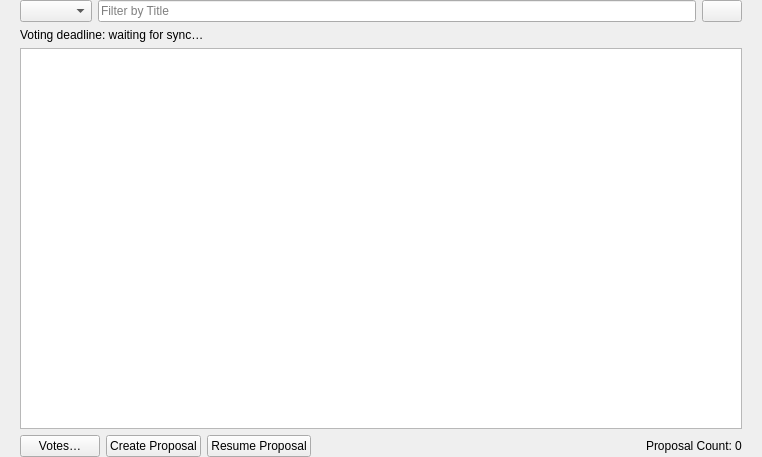
<?xml version="1.0" encoding="UTF-8"?>
<ui version="4.0">
 <class>ProposalList</class>
 <widget class="QWidget" name="ProposalList">
  <property name="geometry">
   <rect>
    <x>0</x>
    <y>0</y>
    <width>762</width>
    <height>457</height>
   </rect>
  </property>
  <property name="windowTitle">
   <string>Form</string>
  </property>
  <layout class="QVBoxLayout" name="topLayout">
   <property name="leftMargin">
    <number>20</number>
   </property>
   <property name="topMargin">
    <number>0</number>
   </property>
   <property name="rightMargin">
    <number>20</number>
   </property>
   <property name="bottomMargin">
    <number>0</number>
   </property>
   <item>
    <layout class="QVBoxLayout" name="verticalLayout">
     <property name="bottomMargin">
      <number>0</number>
     </property>
     <item>
      <layout class="QHBoxLayout" name="horizontalLayout_top">
       <property name="bottomMargin">
        <number>0</number>
       </property>
       <item>
        <widget class="QComboBox" name="proposalSourceCombo">
         <property name="toolTip">
          <string>Select proposals to display</string>
         </property>
        </widget>
       </item>
       <item>
        <widget class="QLineEdit" name="filterLineEdit">
         <property name="sizePolicy">
          <sizepolicy hsizetype="Expanding" vsizetype="Fixed">
           <horstretch>1</horstretch>
           <verstretch>0</verstretch>
          </sizepolicy>
         </property>
         <property name="toolTip">
          <string>Filter proposal list</string>
         </property>
         <property name="placeholderText">
          <string>Filter by Title</string>
         </property>
        </widget>
       </item>
       <item>
        <widget class="QPushButton" name="btnInfoView"/>
       </item>
      </layout>
     </item>
     <item>
      <widget class="QLabel" name="votingDeadline">
       <property name="text"><string>Voting deadline: waiting for sync…</string></property>
       <property name="wordWrap"><bool>true</bool></property>
      </widget>
     </item>
     <item>
      <widget class="QStackedWidget" name="proposalStack">
       <widget class="QTableView" name="govTableView">
       </widget>
       <widget class="QWidget" name="emptyPage">
        <layout class="QVBoxLayout" name="emptyLayout">
         <item>
          <spacer name="emptySpacerTop">
           <property name="orientation">
            <enum>Qt::Vertical</enum>
           </property>
           <property name="sizeHint" stdset="0">
            <size>
             <width>20</width>
             <height>40</height>
            </size>
           </property>
          </spacer>
         </item>
         <item>
          <widget class="QLabel" name="emptyLabel">
           <property name="text">
            <string>No active proposals on the network.</string>
           </property>
           <property name="alignment">
            <set>Qt::AlignCenter</set>
           </property>
          </widget>
         </item>
         <item>
          <spacer name="emptySpacerBottom">
           <property name="orientation">
            <enum>Qt::Vertical</enum>
           </property>
           <property name="sizeHint" stdset="0">
            <size>
             <width>20</width>
             <height>40</height>
            </size>
           </property>
          </spacer>
         </item>
        </layout>
       </widget>
      </widget>
     </item>
     <item>
      <layout class="QHBoxLayout" name="horizontalLayout_bottom">
       <item>
        <widget class="QPushButton" name="btnVote">
         <property name="text"><string>Votes…</string></property>
         <property name="toolTip"><string>View your current votes and vote with selected smartnodes</string></property>
        </widget>
       </item>
       <item>
        <widget class="QPushButton" name="btnCreateProposal">
         <property name="text">
          <string>Create Proposal</string>
         </property>
        </widget>
       </item>
       <item>
        <widget class="QPushButton" name="btnResumeProposal">
         <property name="text">
          <string>Resume Proposal</string>
         </property>
        </widget>
       </item>
       <item>
        <spacer name="horizontalSpacer_bottom">
         <property name="orientation">
          <enum>Qt::Horizontal</enum>
         </property>
         <property name="sizeHint" stdset="0">
          <size>
           <width>40</width>
           <height>20</height>
          </size>
         </property>
        </spacer>
       </item>
       <item>
        <layout class="QHBoxLayout" name="horizontalLayout_count">
         <property name="spacing">
          <number>3</number>
         </property>
         <item>
          <widget class="QLabel" name="label_count_2">
           <property name="text">
            <string>Proposal Count:</string>
           </property>
          </widget>
         </item>
         <item>
          <widget class="QLabel" name="countLabel">
           <property name="text">
            <string notr="true">0</string>
           </property>
          </widget>
         </item>
        </layout>
       </item>
      </layout>
     </item>
    </layout>
   </item>
  </layout>
 </widget>
 <resources/>
 <connections/>
</ui>
